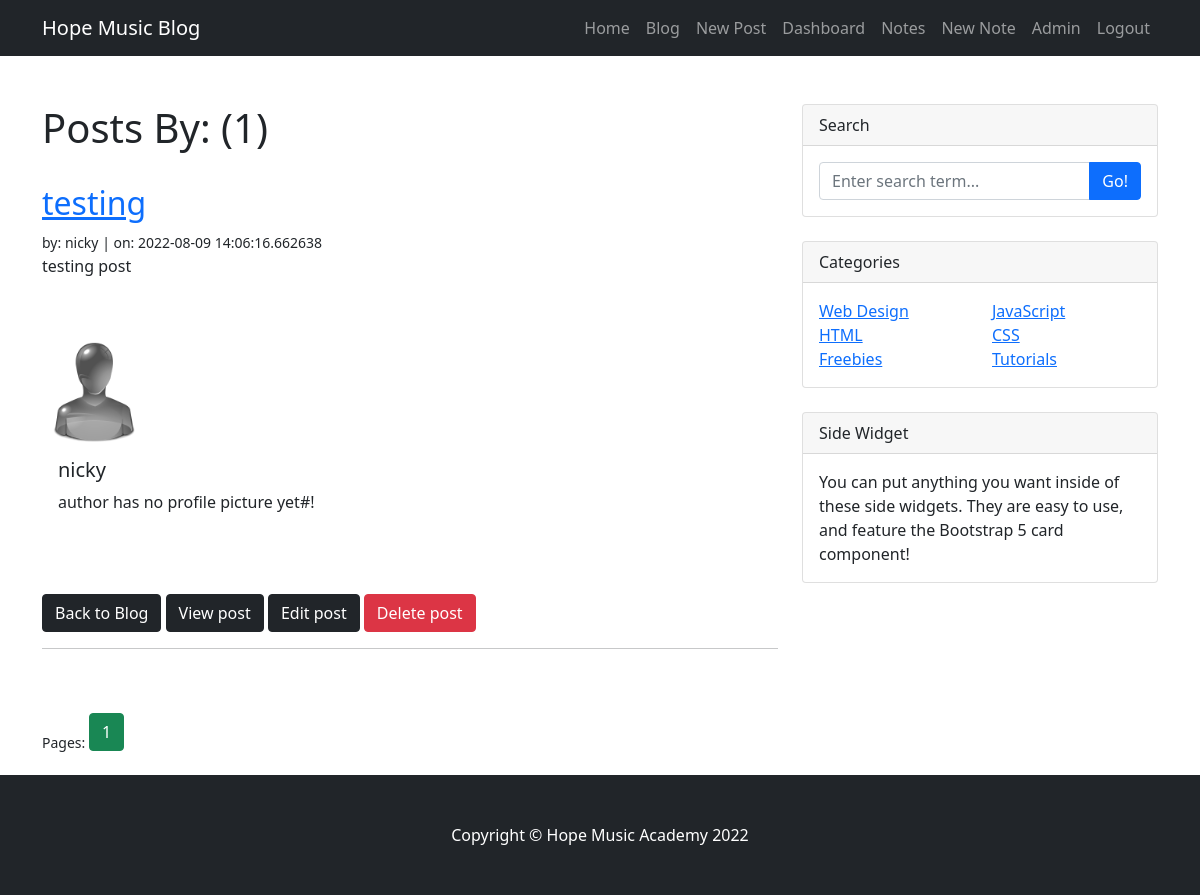
/user/nicky (signed in), run on the app's committed database.
### app.py (models this page shows, shortened)
class Posts(db.Model):
    id = db.Column(db.Integer, primary_key=True)
    title = db.Column(db.String(255))
    content = db.Column(db.Text)
    date_posted = db.Column(db.DateTime, default=datetime.utcnow)
    slug = db.Column(db.Text)
    blogger_id = db.Column(db.Integer, db.ForeignKey('users.id'))
    comments = db.relationship('Comments', backref="posts", lazy=True)

class Users(db.Model, UserMixin):
    id = db.Column(db.Integer, primary_key=True)
    username = db.Column(db.String(255), unique=True, nullable=False)
    first_name = db.Column(db.String(50), nullable=False)
    last_name = db.Column(db.String(50), nullable=False)
    email = db.Column(db.String(100), unique=True, nullable=False)
    favorite_color = db.Column(db.String(120))
    about_author = db.Column(db.Text(), nullable=True)
    data_added = db.Column(db.DateTime, default=datetime.utcnow)
    profile_pic = db.Column(db.String(), nullable=True)
    last_seen = db.Column(db.DateTime, default=datetime.utcnow)
    posts = db.relationship("Posts", backref="blogger")
    comments = db.relationship('Comments', backref="user", passive_deletes=True)
    password_hash = db.Column(db.String(128))
    @property
    def password(self):
        raise AttributeError('Password is not readable attribute')

### app.py (the view)
@app.route('/user/<first_name>')
@login_required
def user_posts(first_name):
    page = request.args.get('page', 1, type=int)
    user = Users.query.filter_by(first_name=first_name).first_or_404()
    user_posts = Posts.query.filter_by(blogger=user)\
        .order_by(Posts.date_posted)\
        .paginate(page=page, per_page=2)
    return render_template('user_posts.html',
                           first_name=first_name,
                           user_posts=user_posts)

### app.py (called while the page is built)
@app.before_request
def before_request():
    if current_user.is_authenticated:
        current_user.last_seen = datetime.utcnow()
        db.session.commit()

@login_manager.user_loader  # load users when login
def load_user(user_id):
    return Users.query.get(int(user_id))

### templates/user_posts.html
{% extends "base.html" %}
{% block content %}
    <h1>Posts By: {{ name }} ({{ user_posts.total }})</h1>
    <br/>
    {% for post in user_posts.items %}
        <h2><a href="{{ url_for('post', id=post.id) }}">{{ post.title }}</a></h2>
        <small>by: {{ post.blogger.first_name }} | on: {{ post.date_posted }}</small><br/>
        {{ post.slug|safe }}
        <br/><br/>
        <div class="mb-3">
            <div class="row no-gutters">
                <div class="col-md2">
                    {% if post.blogger.profile_pic %}
                        <img src="{{ url_for('static', filename='/img/' + post.blogger.profile_pic) }}"
                             alt="user profile picture" width="100px" align="left">
                    {% else %}
                        <img src="{{ url_for('static', filename='/img/default_pic.png') }}"
                     alt="default profile picture" align="left" width="100px">
                    {% endif %}
                </div>
                <div class="col-md-10">
                    <div class="card-body">
                        <h5 class="card-title">{{ post.blogger.first_name }}</h5>
                        <p class="card-text">
                            {% if post.blogger.about_author %}
                                About the blogger: {{ post.blogger.about_author }}
                            {% else %}
                                author has no profile picture yet#!
                            {% endif %}
                        </p>
                    </div>
                </div>
            </div>
        </div>
        <br/><br/>
        <a href="{{ url_for('posts') }}" class="btn btn-dark">Back to Blog</a>
        <a href="{{ url_for('post', id=post.id) }}" class="btn btn-dark">View post</a>
        {% if post.blogger_id == current_user.id %}
            <a href="{{ url_for('edit_post', id=post.id) }}" class="btn btn-dark">Edit post</a>
            <a href="{{ url_for('delete_post', id=post.id) }}" class="btn btn-danger">Delete post</a>
            <br/>
            <hr>
        {% endif %}
    {% endfor %}
    <br/><br/>
    <div class="row">
        <small>Pages:
        {% for page_num in user_posts.iter_pages(left_edge=1, right_edge=1, left_current=2, right_current=1) %}
            {% if page_num %}
                {% if user_posts.page == page_num %}
                    <a class="btn btn-success mb-4" href="{{ url_for('user_posts', first_name=first_name, page=page_num) }}">{{ page_num }}</a>
                {% else %}
                    <a class="btn btn-outline-success mb-4" href="{{ url_for('user_posts', first_name=first_name, page=page_num) }}">{{ page_num }}</a>
                {% endif %}
            {% else %}
                ...
            {% endif %}
        {% endfor %}
        </small>
    </div>
{% endblock content %}

### data on the page
Posts: title "testing", blogger.first_name "nicky", date_posted "2022-08-09 14:06:16.662638", slug "testing post"

### other printed values
{{ user_posts.total }} "1"
{{ page_num }} "1"
